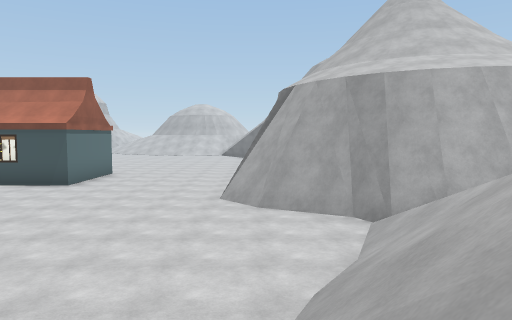
[1] (above)

24 first-person views from a walk through a scene from a Unity 3-D project. The camera is 1.2 m above the floor, tilts 4° down and sees 70° across. Doors are open. The floor is counted in squares, 2.06 m on a side. Each view is taken from the middle of a square. On the plan, view 1 faces up. The plan holds only what a view shows up to about 10 squares ahead; the rest is blank. The place goes on beyond the plan. The player is left out.

[2]
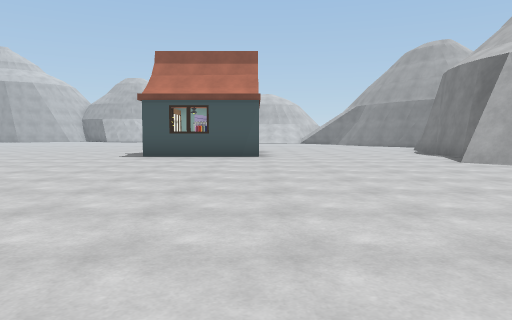

[3]
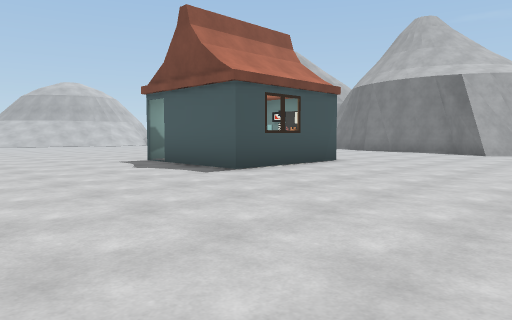

[4]
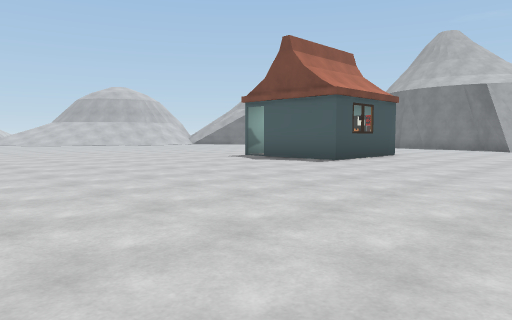

[5]
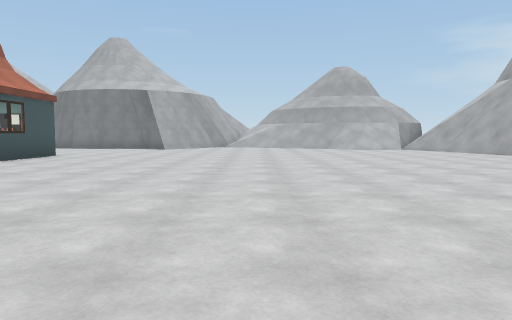

[6]
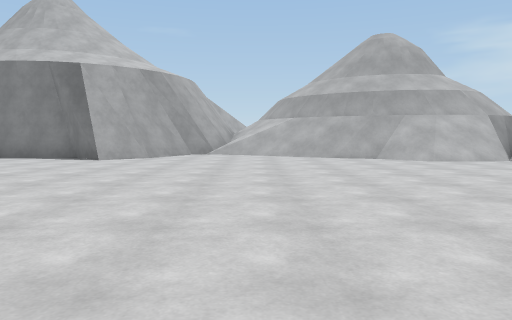

[7]
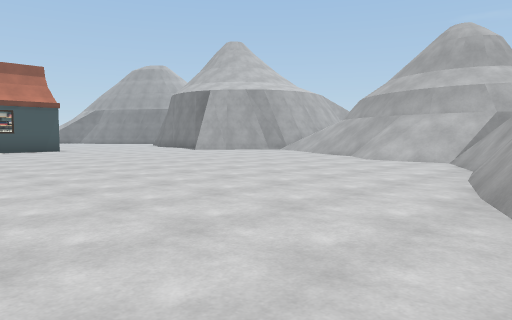

[8]
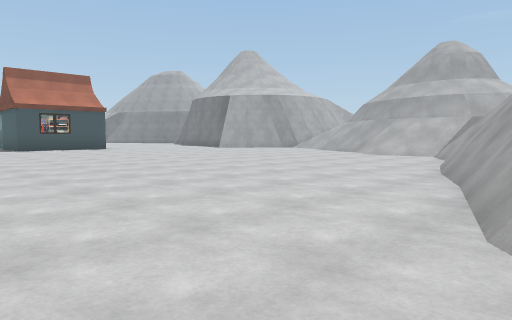

[9]
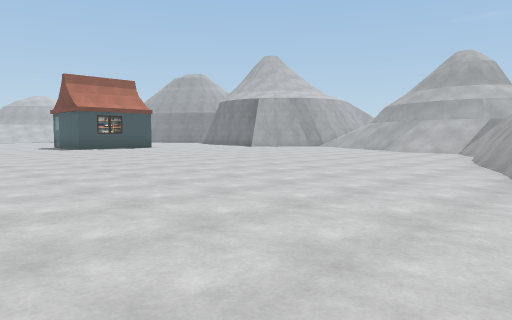

[10]
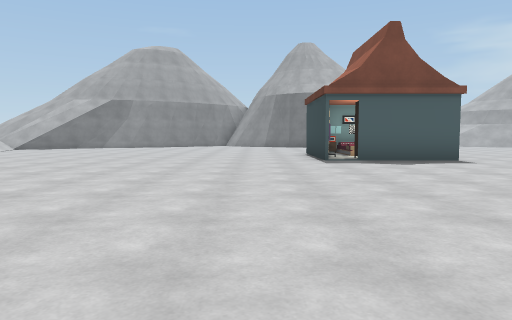

[11]
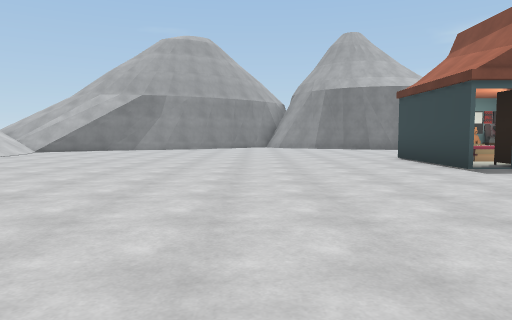

[12]
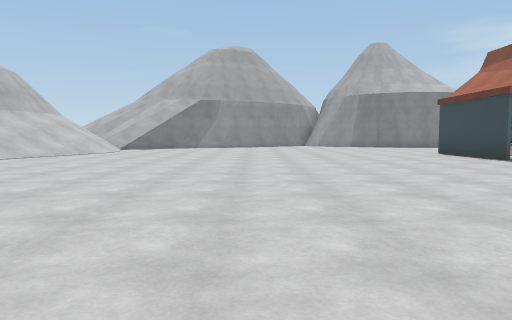

[13]
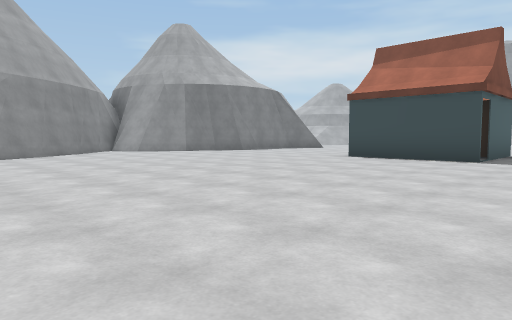

[14]
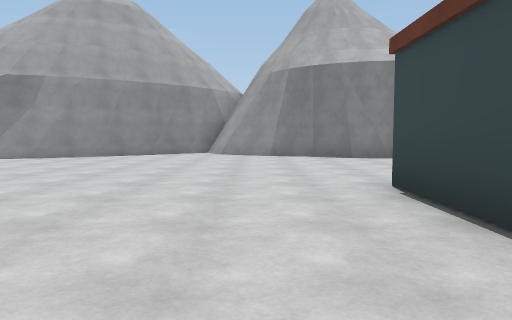

[15]
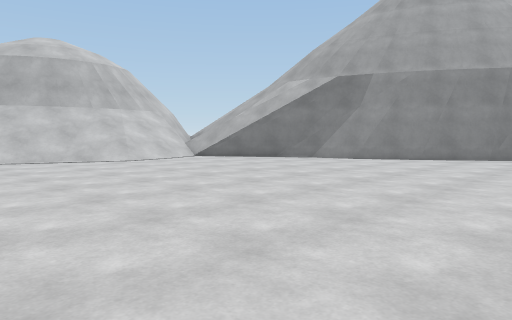

[16]
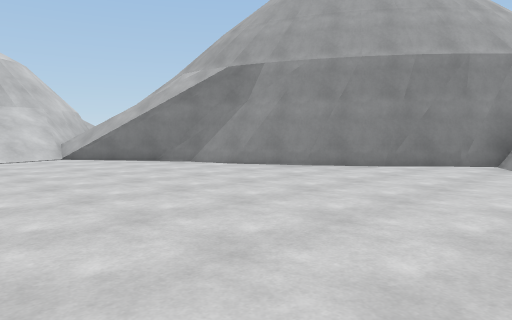

[17]
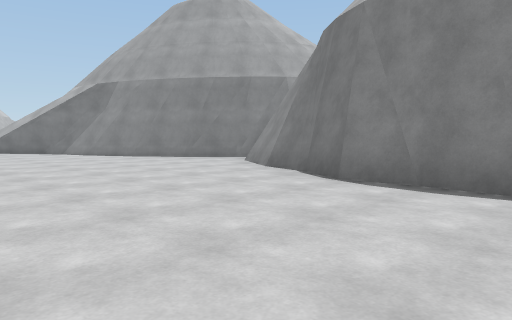

[18]
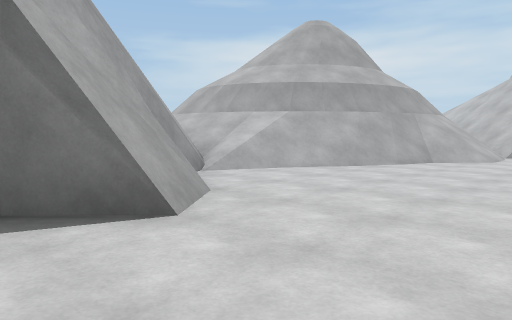

[19]
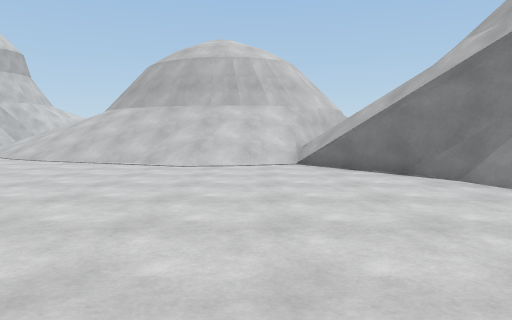

[20]
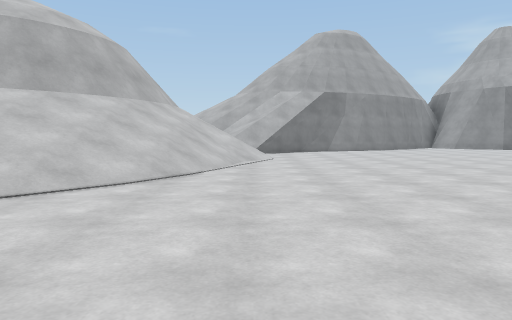

[21]
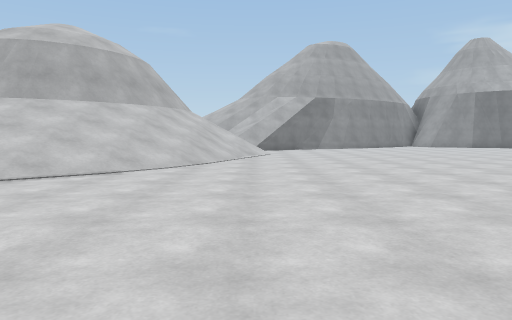

[22]
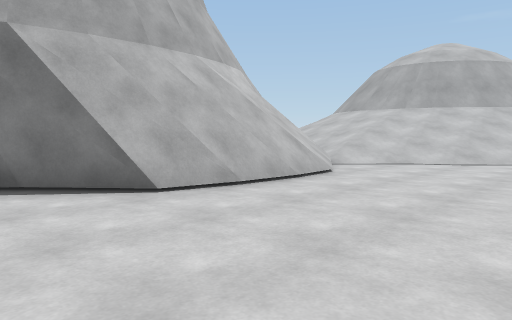

[23]
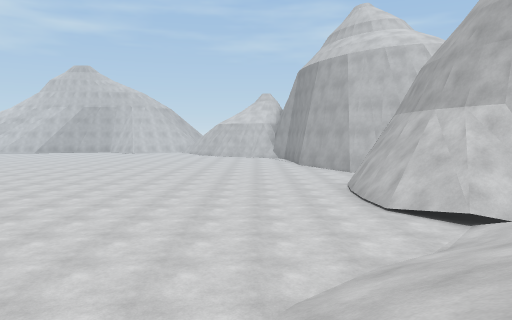

[24]
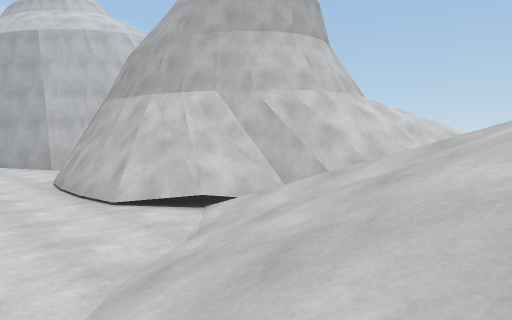

### Floor plan
Key: @ floor where view 1 was taken; # wall or solid block; . main floor; : floor 1 m higher than the main floor; / step, stairs or slope; D open door; = window, fence, low wall or low ledge; v drop or lower ground; O other object.
Columns run from 18 left of view 1 to 5 right of it. Each row starts with its distance up from view 1.
 32       #/
 31      ##/
 30      ###/
 29  #####////////
 28 ..###//////#///
 27 ...///.////#v//
 26 ........////#####v
 25 ........./////##==
 24 ..........//////##
 23  ............///=#=#
 22  ................#=#
 21  .................##
 20  .................##
 19  ..................#
 18   .................##
 17    .................##
 16     .................#
 15    .................##
 14   ..................#
 13    ................##
 12     ......D##O.....#
 11     ......## O.....#
 10     ...... #  .....#
  9     ...............#
  8    ...............##
  7    ...............###
  6    ................/###
  5    ................./##
  4    ................/////
  3     ...............//=//
  2      .............//=//
  1       ............/==//
  0       .........../@=#/
 -1       ...........//=#/
 -2      ...........##v==v
 -3      ........#####:v
 -4      ...../###
 -5      ....//

Positions as (right, up) in squares from view 1, and headings:
1: (0, 0), facing up
2: (-5, 0), facing up
3: (-12, 5), facing up-right
4: (-15, 5), facing up-right
5: (-15, 4), facing right
6: (-9, 4), facing right
7: (-9, -4), facing up-right
8: (-11, -5), facing up-right
9: (-13, -5), facing up-right
10: (-16, 14), facing right
11: (-14, 16), facing right
12: (-16, 18), facing right
13: (-10, 21), facing down-right
14: (-9, 14), facing right
15: (-8, 15), facing up-right
16: (-5, 14), facing up-right
17: (-4, 9), facing up-right
18: (-3, 9), facing down-right
19: (-3, 16), facing up
20: (-13, 23), facing right
21: (-15, 23), facing right
22: (-18, 24), facing up-right
23: (-7, 25), facing left
24: (-8, 25), facing up-left
